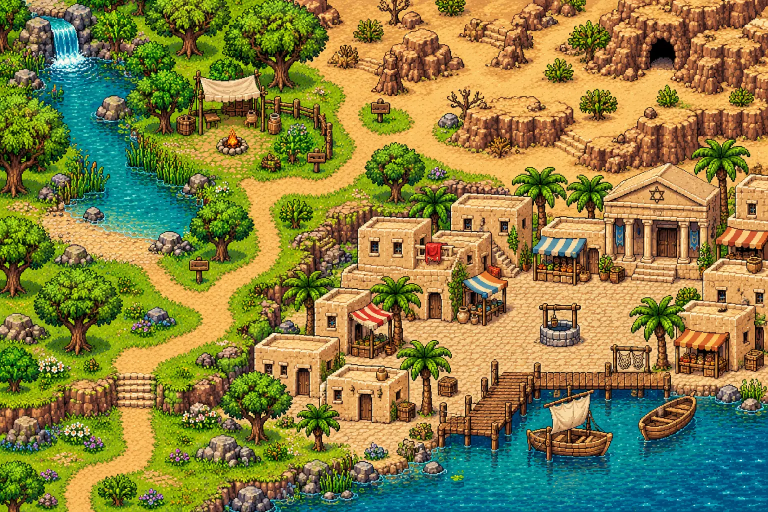
#> input picture assets/maps/galileia.webp, 1536 x 1024 px, found by its file name (shown at 1/2 size)
$ python galileia_mask.py ../../assets/maps/galileia.webp
#> lines starting #> are read from the running program, lines starting #| are printed output that depends on the picture; after the words box and inside, x2 and y2 are one past the last pixel; in counts of white or black regions, pixels touching at a corner belong together
# Gera a máscara fina (16 px) de colisão da Galileia e imagens de conferência.
import re, json, sys, numpy as np
from PIL import Image, ImageDraw
S = sys.argv[1]
img = Image.open('public/assets/maps/galileia.webp').convert('RGB')
#> img is the input picture: PIL image 1536x1024 RGB; mean R, G, B 134.6, 128.2, 67.2
a = np.asarray(img).astype(int)
R, G, B = a[..., 0], a[..., 1], a[..., 2]
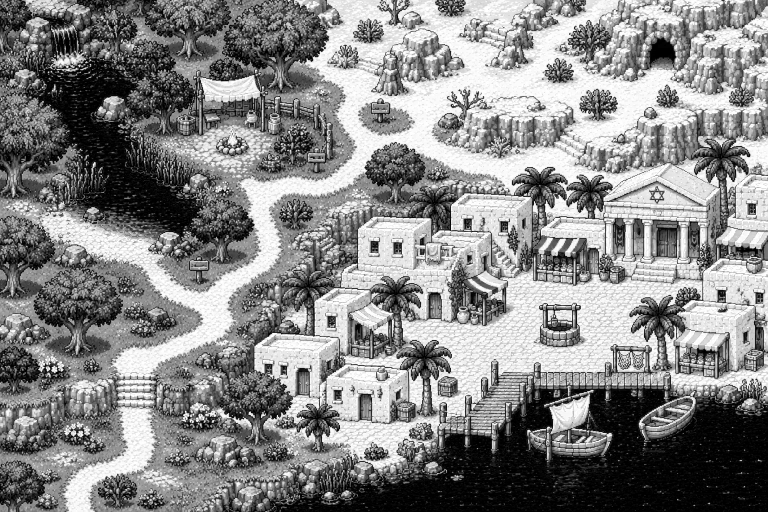
#> R: shape (1024, 1536) int64 (shown at 1/2 size); min 0, max 255, mean 134.6
mx = a.max(-1); mn = a.min(-1); lum = (R * 3 + G * 6 + B) / 10
#> after `mx = a.max(-1)`:
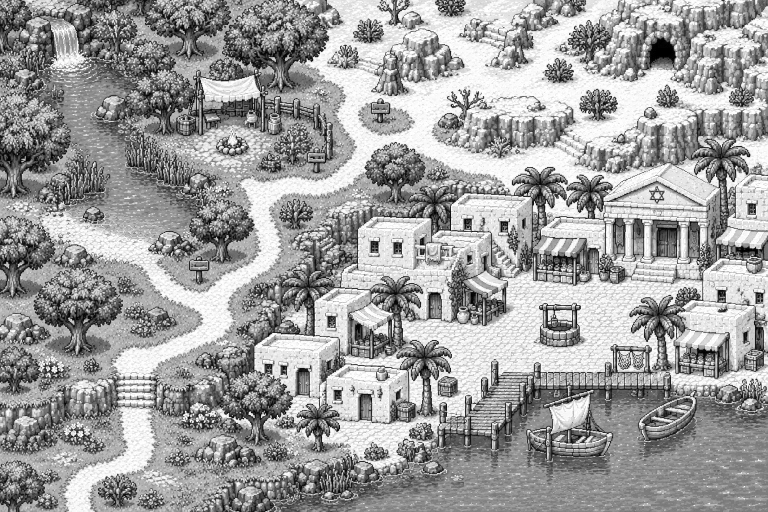
#> mx: shape (1024, 1536) int64 (shown at 1/2 size); min 0, max 255, mean 157.8
#> after `mn = a.min(-1)`:
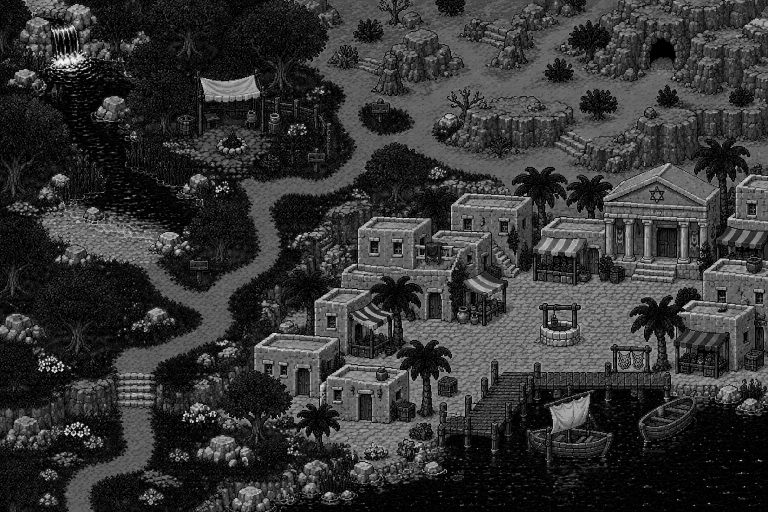
#> mn: shape (1024, 1536) int64 (shown at 1/2 size); min 0, max 255, mean 52.6
#> after `lum = (R * 3 + G * 6 + B) / 10`:
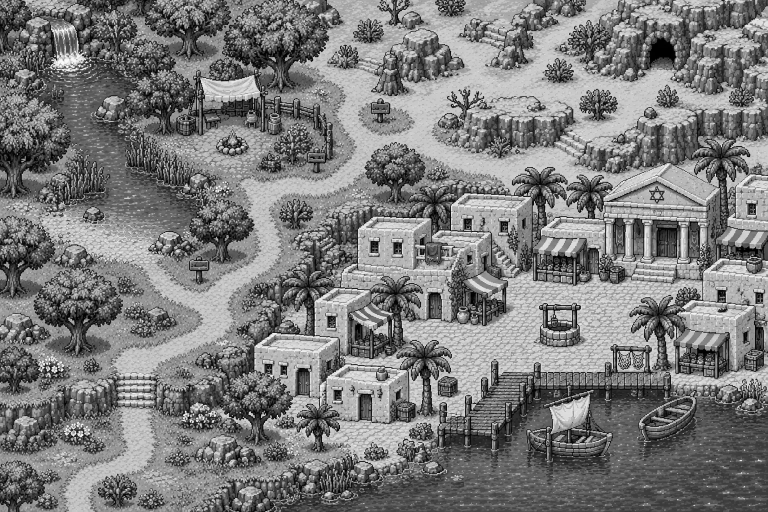
#> lum: shape (1024, 1536) float64 (shown at 1/2 size); min 0, max 255, mean 124
sat = (mx - mn) / np.maximum(mx, 1)
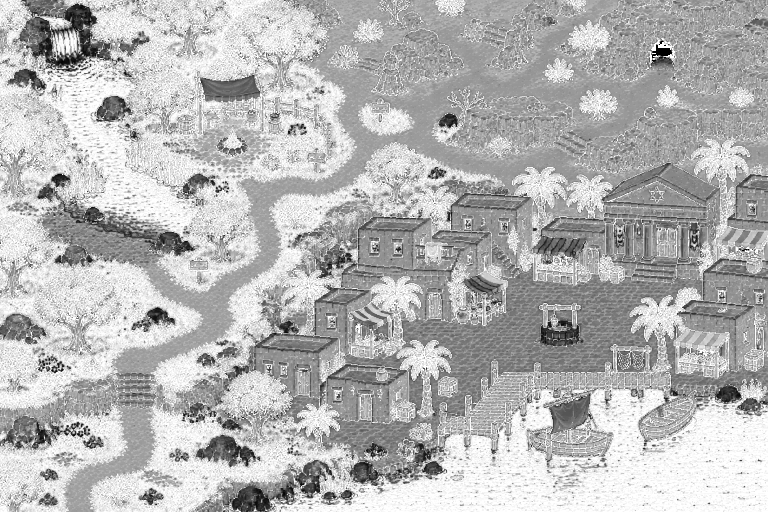
#> sat: shape (1024, 1536) float64 (shown at 1/2 size); min 0, max 1, mean 0.71
water = ((B > R + 55) & (B >= G - 25) & (B > 110)) | ((B > 200) & (G > 185) & (B > R + 35))
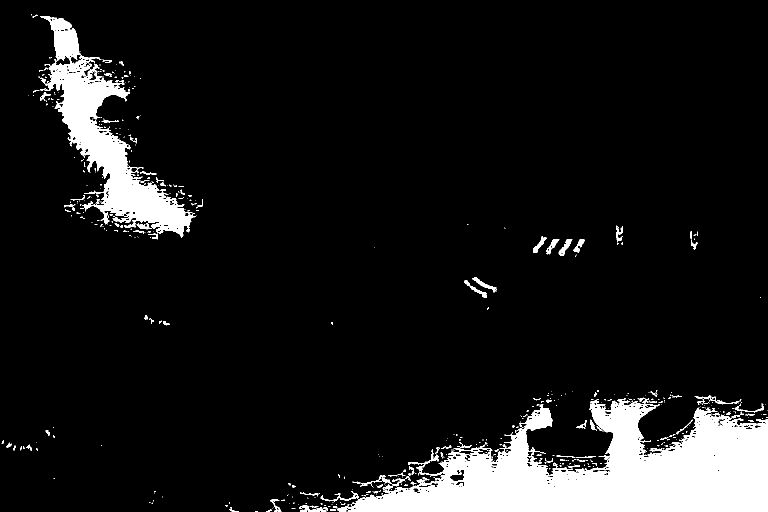
#> water: shape (1024, 1536) bool (shown at 1/2 size); 9.3% white; 618 white regions (508 under 20 px), largest, box (x1, y1, x2, y2) and area: (674, 796, 1536, 1024) 100996, (80, 32, 392, 476) 34995, (598, 1010, 653, 1024) 359
grey = (sat < 0.2) & (lum > 45) & (lum < 215) & ~water
#> grey: shape (1024, 1536) bool; 1.1% white; 1494 white regions (1364 under 20 px), largest, box (x1, y1, x2, y2) and area: (130, 7, 194, 64) 1412, (492, 975, 540, 1024) 929, (77, 75, 104, 115) 519
dgreen = (G > R + 12) & (G >= B) & (lum < 115)
#> dgreen: shape (1024, 1536) bool; 12.9% white; 4411 white regions (3930 under 20 px), largest, box (x1, y1, x2, y2) and area: (192, 81, 397, 270) 11533, (0, 431, 246, 654) 10513, (237, 271, 433, 526) 10189
C = 16; W, H = 96, 64
def frac(m):
    return m.reshape(H, C, W, C).mean(axis=(1, 3))
fw, fg, fd = frac(water), frac(grey), frac(dgreen)
#> in frac (call 3), `return m.reshape(H, C, W, C).mean(axis=(1, 3))`:
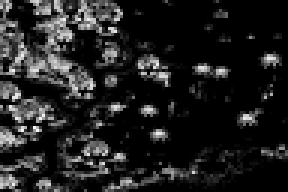
#> returned value: shape (64, 96) float64 (shown 3 times larger); min 0, max 0.973, mean 0.129

#> (the run stopped early here; a loop or call above may not have finished)
